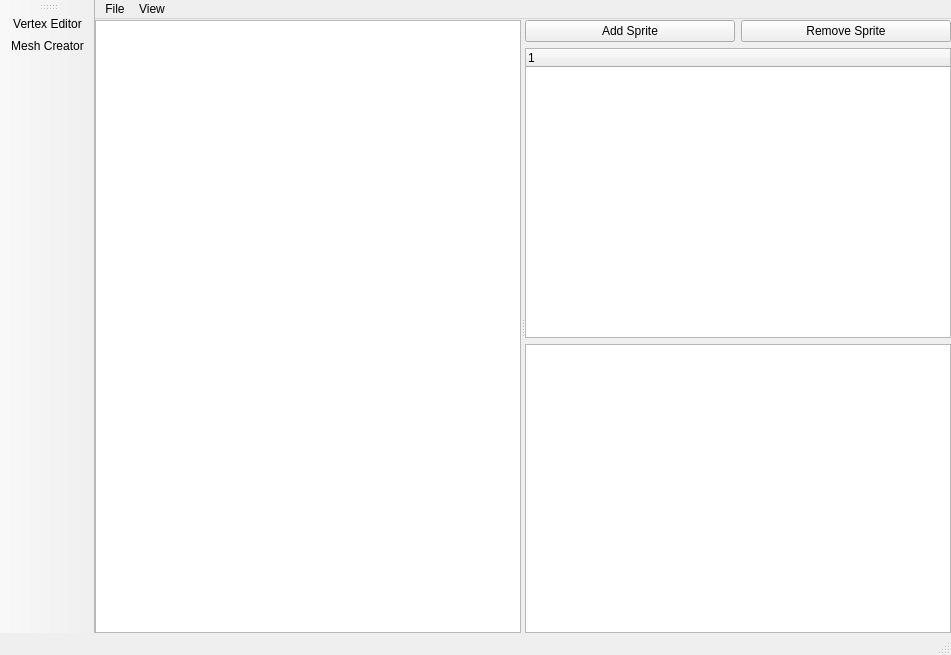
<?xml version="1.0" encoding="UTF-8"?>
<ui version="4.0">
 <class>mainWindow</class>
 <widget class="QMainWindow" name="mainWindow">
  <property name="geometry">
   <rect>
    <x>0</x>
    <y>0</y>
    <width>951</width>
    <height>655</height>
   </rect>
  </property>
  <property name="sizePolicy">
   <sizepolicy hsizetype="Expanding" vsizetype="Expanding">
    <horstretch>0</horstretch>
    <verstretch>0</verstretch>
   </sizepolicy>
  </property>
  <property name="documentMode">
   <bool>false</bool>
  </property>
  <property name="unifiedTitleAndToolBarOnMac">
   <bool>false</bool>
  </property>
  <widget class="QWidget" name="centralwidget">
   <property name="enabled">
    <bool>true</bool>
   </property>
   <layout class="QVBoxLayout" name="verticalLayout">
    <property name="spacing">
     <number>1</number>
    </property>
    <property name="leftMargin">
     <number>0</number>
    </property>
    <property name="topMargin">
     <number>0</number>
    </property>
    <property name="rightMargin">
     <number>0</number>
    </property>
    <property name="bottomMargin">
     <number>0</number>
    </property>
    <item>
     <widget class="QMenuBar" name="menuBar">
      <property name="sizePolicy">
       <sizepolicy hsizetype="MinimumExpanding" vsizetype="Fixed">
        <horstretch>0</horstretch>
        <verstretch>0</verstretch>
       </sizepolicy>
      </property>
      <property name="autoFillBackground">
       <bool>false</bool>
      </property>
      <widget class="QMenu" name="menuFile">
       <property name="title">
        <string>File</string>
       </property>
       <addaction name="action_open"/>
       <addaction name="action_export"/>
      </widget>
      <widget class="QMenu" name="menuView">
       <property name="title">
        <string>View</string>
       </property>
       <addaction name="actionShow_Toolbar"/>
      </widget>
      <addaction name="menuFile"/>
      <addaction name="menuView"/>
     </widget>
    </item>
    <item>
     <widget class="QSplitter" name="splitter">
      <property name="lineWidth">
       <number>0</number>
      </property>
      <property name="orientation">
       <enum>Qt::Horizontal</enum>
      </property>
      <property name="opaqueResize">
       <bool>true</bool>
      </property>
      <property name="childrenCollapsible">
       <bool>true</bool>
      </property>
      <widget class="QGraphicsView" name="graphicsView"/>
      <widget class="QWidget" name="verticalLayoutWidget">
       <layout class="QVBoxLayout" name="verticalLayout_2">
        <item>
         <layout class="QHBoxLayout" name="horizontalLayout">
          <item>
           <widget class="QPushButton" name="button_add_sprite">
            <property name="text">
             <string>Add Sprite</string>
            </property>
           </widget>
          </item>
          <item>
           <widget class="QPushButton" name="button_remove_sprite">
            <property name="text">
             <string>Remove Sprite</string>
            </property>
           </widget>
          </item>
         </layout>
        </item>
        <item>
         <widget class="QTreeWidget" name="treeWidget">
          <column>
           <property name="text">
            <string notr="true">1</string>
           </property>
          </column>
         </widget>
        </item>
        <item>
         <widget class="QTableWidget" name="tableWidget"/>
        </item>
       </layout>
      </widget>
     </widget>
    </item>
   </layout>
  </widget>
  <widget class="QStatusBar" name="statusbar"/>
  <widget class="QToolBar" name="toolBar">
   <property name="windowTitle">
    <string>toolBar</string>
   </property>
   <property name="allowedAreas">
    <set>Qt::AllToolBarAreas</set>
   </property>
   <property name="orientation">
    <enum>Qt::Vertical</enum>
   </property>
   <property name="toolButtonStyle">
    <enum>Qt::ToolButtonIconOnly</enum>
   </property>
   <property name="floatable">
    <bool>true</bool>
   </property>
   <attribute name="toolBarArea">
    <enum>LeftToolBarArea</enum>
   </attribute>
   <attribute name="toolBarBreak">
    <bool>false</bool>
   </attribute>
   <addaction name="action_vertex_tool"/>
   <addaction name="action_mesh_tool"/>
  </widget>
  <action name="action_open">
   <property name="text">
    <string>Open</string>
   </property>
  </action>
  <action name="action_export">
   <property name="text">
    <string>Export</string>
   </property>
   <property name="toolTip">
    <string>Export The Atlas</string>
   </property>
  </action>
  <action name="action_vertex_tool">
   <property name="checkable">
    <bool>true</bool>
   </property>
   <property name="text">
    <string>Vertex Editor</string>
   </property>
  </action>
  <action name="actionShow_Toolbar">
   <property name="text">
    <string>Show Toolbar</string>
   </property>
  </action>
  <action name="action_mesh_tool">
   <property name="checkable">
    <bool>true</bool>
   </property>
   <property name="text">
    <string>Mesh Creator</string>
   </property>
   <property name="toolTip">
    <string>Mesh Tool</string>
   </property>
  </action>
  <action name="action_add_sprite">
   <property name="text">
    <string>Add Sprite</string>
   </property>
  </action>
  <action name="action_remove_sprite">
   <property name="text">
    <string>Delete Sprite</string>
   </property>
  </action>
 </widget>
 <resources/>
 <connections>
  <connection>
   <sender>actionShow_Toolbar</sender>
   <signal>triggered()</signal>
   <receiver>toolBar</receiver>
   <slot>show()</slot>
   <hints>
    <hint type="sourcelabel">
     <x>-1</x>
     <y>-1</y>
    </hint>
    <hint type="destinationlabel">
     <x>47</x>
     <y>188</y>
    </hint>
   </hints>
  </connection>
  <connection>
   <sender>button_add_sprite</sender>
   <signal>clicked()</signal>
   <receiver>action_add_sprite</receiver>
   <slot>trigger()</slot>
   <hints>
    <hint type="sourcelabel">
     <x>708</x>
     <y>37</y>
    </hint>
    <hint type="destinationlabel">
     <x>-1</x>
     <y>-1</y>
    </hint>
   </hints>
  </connection>
  <connection>
   <sender>button_remove_sprite</sender>
   <signal>clicked()</signal>
   <receiver>action_remove_sprite</receiver>
   <slot>trigger()</slot>
   <hints>
    <hint type="sourcelabel">
     <x>870</x>
     <y>37</y>
    </hint>
    <hint type="destinationlabel">
     <x>-1</x>
     <y>-1</y>
    </hint>
   </hints>
  </connection>
 </connections>
</ui>
